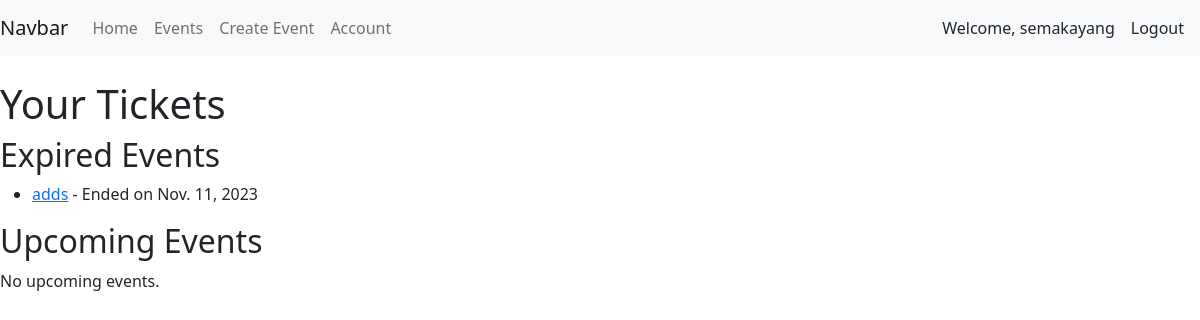
The page /account/user_tickets/ (signed in) on the database as committed earlier.
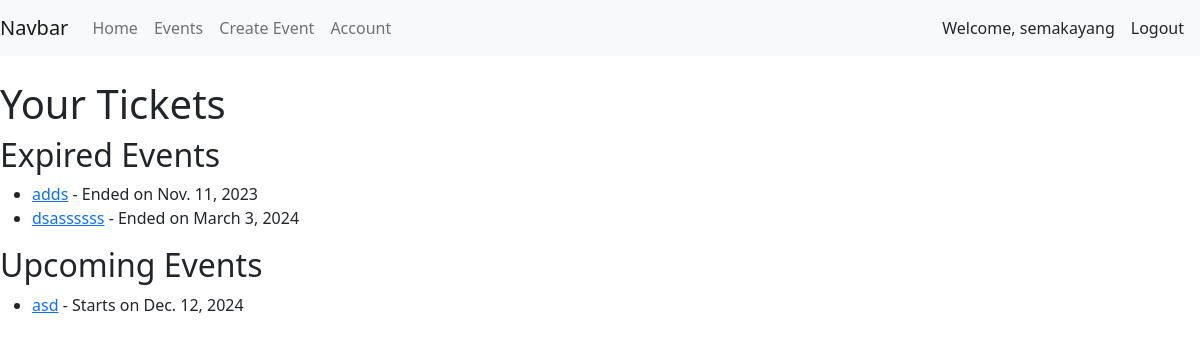
The same page on the database as committed later.
### GoTicketsApp/models.py (models this page shows)
class Event(models.Model):
    title = models.CharField(max_length=80)
    organizer = models.ForeignKey(User, null=True, blank = True, on_delete=models.CASCADE, related_name= 'organizer' )
    description = models.TextField()
    location = models.CharField(max_length=30)
    start_date = models.DateField()
    end_date = models.DateField()
    image = models.ImageField(upload_to='images/')
    price = models.DecimalField(max_digits=6, decimal_places=2)

### GoTicketsApp/views.py (the view)
# urls.py: path('account/user_tickets/', views.user_tickets, name="user_tickets"),
def user_tickets(request):
    today = timezone.now().date()
    user_purchased_events_ids = Purchase.objects.filter(user=request.user).values_list('event', flat=True)
    expired_events = Event.objects.filter(id__in=user_purchased_events_ids, end_date__lt=today)
    valid_events = Event.objects.filter(id__in=user_purchased_events_ids, start_date__gt=today)
    return render(request, 'GoTickets/user_tickets.html', {
        'expired_events': expired_events,
        'valid_events': valid_events,
    })

### GoTicketsApp/templates/GoTickets/user_tickets.html
{% extends 'GoTickets/base/base.html' %}
{% block content %} <br/>
<h1>Your Tickets</h1>
    <div>
        <h2>Expired Events</h2>
        {% if expired_events %}
            <ul>
                {% for event in expired_events %}
                    <li><a href="/events/{{ event.id }}/ticket_confirmation">{{ event.title }}</a> - Ended on {{ event.end_date }}</li>
                {% endfor %}
            </ul>
        {% else %}
            <p>No expired events.</p>
        {% endif %}
    </div>
    <div>
        <h2>Upcoming Events</h2>
        {% if valid_events %}
            <ul>
                {% for event in valid_events %}
                    <li><a href="/events/{{ event.id }}">{{ event.title }}</a> - Starts on {{ event.start_date }}</li>
                {% endfor %}
            </ul>
        {% else %}
            <p>No upcoming events.</p>
        {% endif %}
    </div>
{% endblock %}

Rows that differ between the two databases and show on the page:
now on this page (row unchanged): Event: title "dsassssss", end_date "March 3, 2024", shown under "Expired Events"
added Event: title "asd", start_date "Dec. 12, 2024", shown under "Upcoming Events"
Other text that changed with them:
text no longer shown: "No upcoming events."
